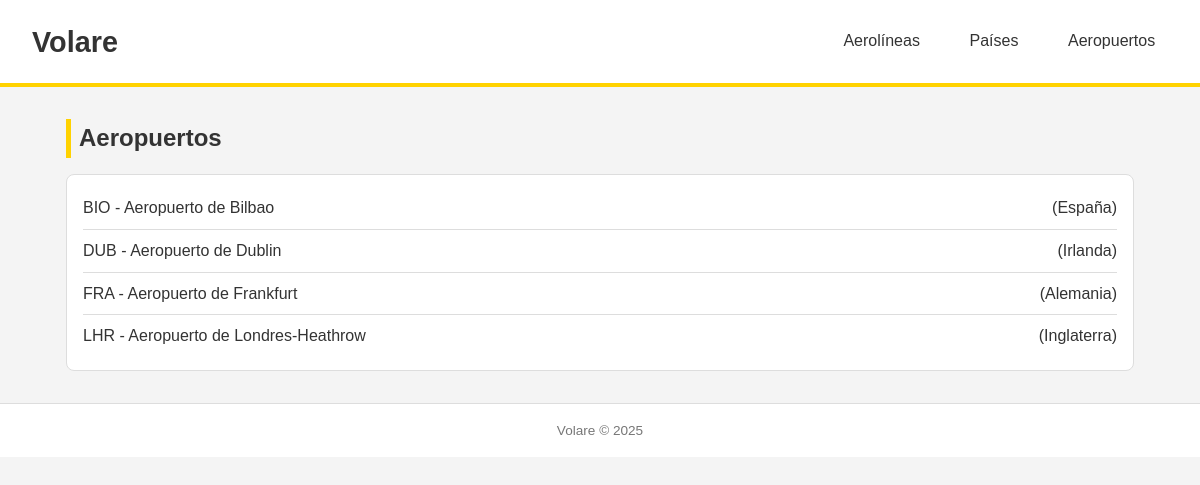
The page /aeropuertos/ on the database its author committed.
### vuelos/models.py (models this page shows, shortened)
class Aeropuerto(models.Model):
    codigo_iata = models.CharField(max_length=3, unique=True)
    nombre = models.CharField(max_length=200)
    ciudad = models.CharField(max_length=100, blank=True)
    pais = models.ForeignKey(
        Pais,
        on_delete=models.CASCADE,
        related_name="aeropuertos"
    )
    class Meta:
        ordering = ["codigo_iata"]

class Pais(models.Model):
    nombre = models.CharField(max_length=100)
    codigo_iso = models.CharField(max_length=3, unique=True)
    class Meta:
        ordering = ["nombre"]

### vuelos/views.py (the view)
# urls.py: path("aeropuertos/", views.aeropuerto_list, name="aeropuerto_list"),
def aeropuerto_list(request):
    aeropuertos = Aeropuerto.objects.select_related("pais").prefetch_related("aerolineas")
    contexto = {
        "aeropuertos": aeropuertos,
    }
    return render(request, "volare/aeropuerto_list.html", contexto)

### vuelos/templates/volare/aeropuerto_list.html (shortened to what this page needs)
{% extends 'volare/base_listado.html' %}
{% block heading %}Aeropuertos{% endblock %}
{% block listado_contenido %}
<ul class="lista">
    {% for aeropuerto in aeropuertos %}
        <li>
            <a href="{% url 'vuelos:aeropuerto_detail' aeropuerto.pk %}">
                {{ aeropuerto.codigo_iata }} - {{ aeropuerto.nombre }}
            </a>
            ({{ aeropuerto.pais.nombre }})
        </li>
    {% empty %}
        <li>No hay aeropuertos registrados.</li>
    {% endfor %}
</ul>
{% endblock %}

### vuelos/static/volare/css/styles.css (style rules this page uses)
:root { --color-primario: #ffd200; --color-oscuro: #333333; --color-claro: #f4f4f4; --color-blanco: #ffffff; --color-borde: #dddddd; }
* { margin: 0; padding: 0; box-sizing: border-box; }
body { font-family: Arial, Helvetica, sans-serif; background: var(--color-claro); color: var(--color-oscuro); line-height: 1.6; }
a, a:visited { color: var(--color-oscuro); text-decoration: none; }
.lista { background: var(--color-blanco); border: 1px solid var(--color-borde); border-radius: 8px; padding: 0.8rem 1rem; list-style: none; }
.lista li { padding: 0.5rem 0; border-bottom: 1px solid var(--color-borde); display: flex; justify-content: space-between; align-items: center; }
.lista li:last-child { border-bottom: none; }

### rows shown on the page
Aeropuerto: codigo_iata "BIO", nombre "Aeropuerto de Bilbao", pais.nombre "España"
Aeropuerto: codigo_iata "DUB", nombre "Aeropuerto de Dublin", pais.nombre "Irlanda"
Aeropuerto: codigo_iata "FRA", nombre "Aeropuerto de Frankfurt", pais.nombre "Alemania"
Aeropuerto: codigo_iata "LHR", nombre "Aeropuerto de Londres-Heathrow", pais.nombre "Inglaterra"
